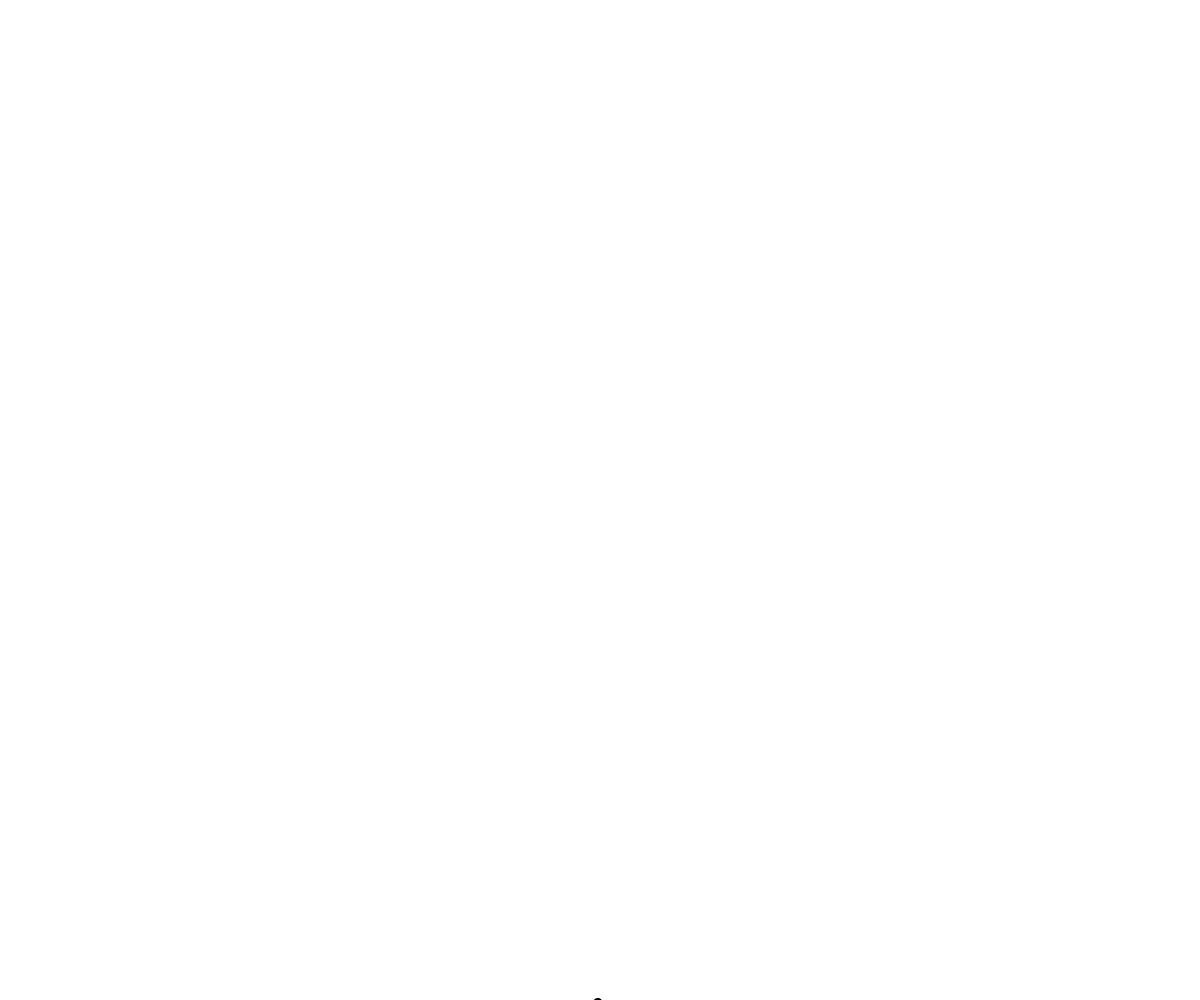
Frame 1 (no input)
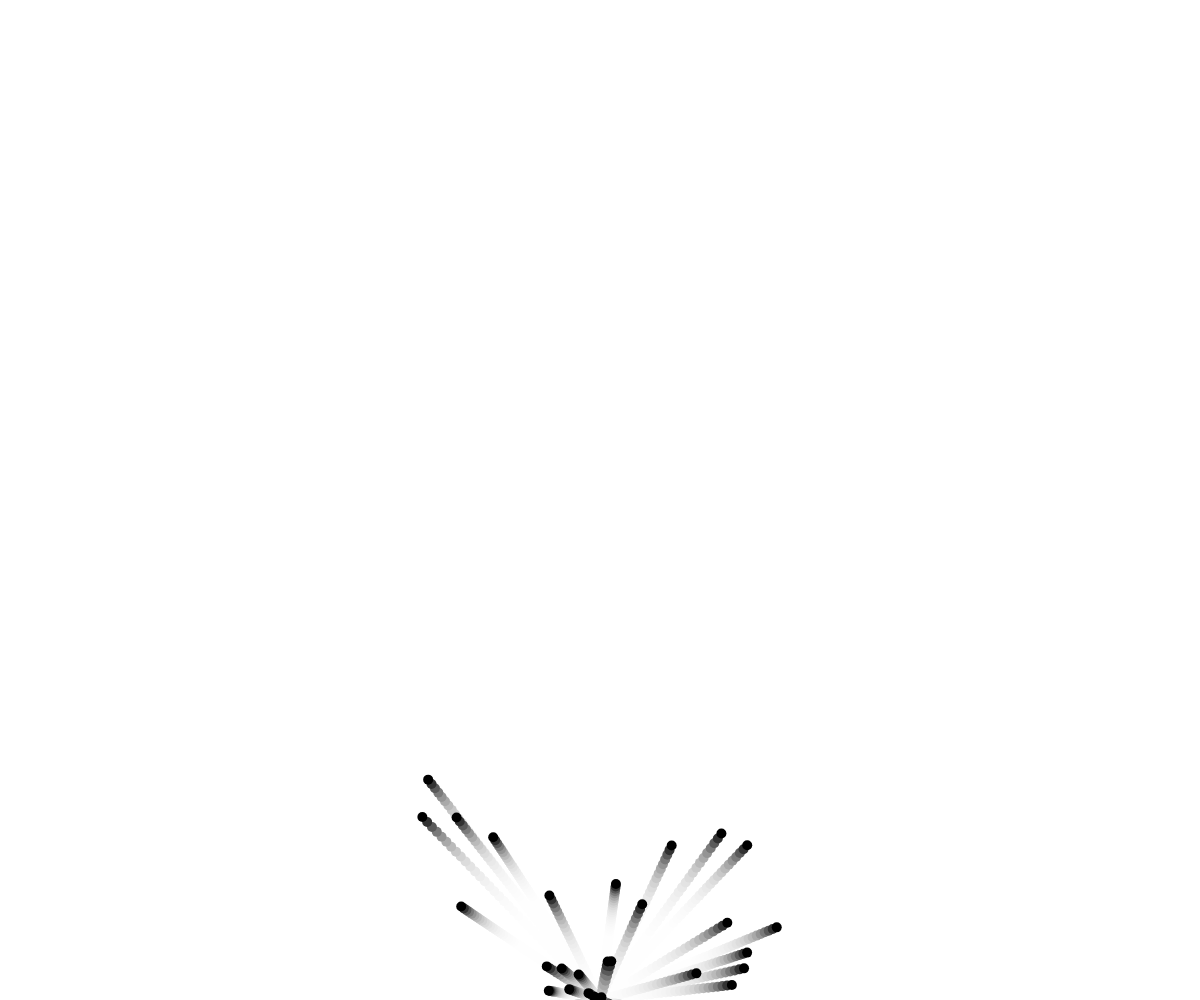
Frame 60 (no input)
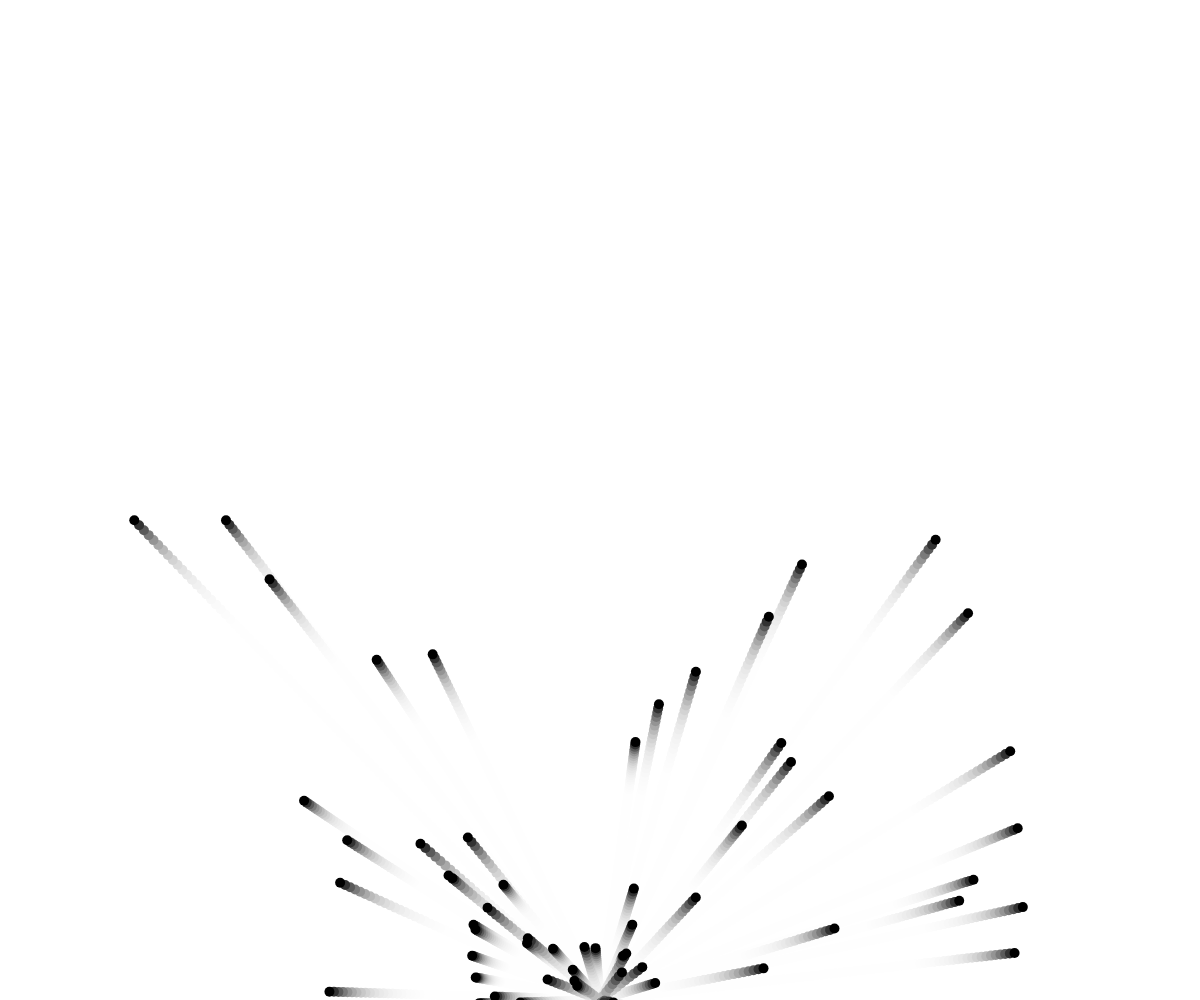
Frame 120 (the mouse pressed at the canvas centre since frame 60)

The p5.js sketch that drew these frames (run headless with seeded random() and noise() and a simulated clock; from frame 60 on, the mouse is pressed at the canvas centre):

// p5.js sketch
// ── sketch.js
let emitter;

function setup() {
  createCanvas(windowWidth, windowHeight);
  emitter = new Emitter(width / 2, height);
}

function draw() {
  background(255,50);
  let GRAVITY = createVector(0, 200);
  emitter.applyForce(GRAVITY);
  emitter.addParticle();
  emitter.run();
}

// =========================
//   PARTICLE CLASS
// =========================
class Particle {
  constructor(x, y) {
    this.pos = createVector(x, y);
    this.vel = createVector(-random(0, 10), -random(0, 10));
    this.acc = createVector(5,5);
    this.lifespan = 500;
  }

  applyForce(force) {
    this.acc.add(force);
  }

  run() {
    this.update();
    this.show();
  }

  update() {
    this.vel.add(this.acc);
    this.pos.add(this.vel);
    this.acc.mult(0);
    this.lifespan -= 2;
  }

  show() {
    noStroke();
    fill(0, this.lifespan);
    circle(this.pos.x, this.pos.y, 10);
  }

  isDead() {
    return this.lifespan <= 0;
  }
}

// =========================
//   EMITTER CLASS
// =========================
class Emitter {
  constructor(x, y) {
    this.origin = createVector(x, y);
    this.particles = [];
  }

  addParticle() {
    this.particles.push(new Particle(this.origin.x, this.origin.y));
  }

  applyForce(force) {
    for (let p of this.particles) {
      p.applyForce(force/1.2);
    }
  }

  run() {
    for (let i = this.particles.length - 1; i >= 0; i--) {
      let p = this.particles[i];
      p.run();
      if (p.isDead()) {
        this.particles.splice(i, 1);
      }
    }
  }
}
